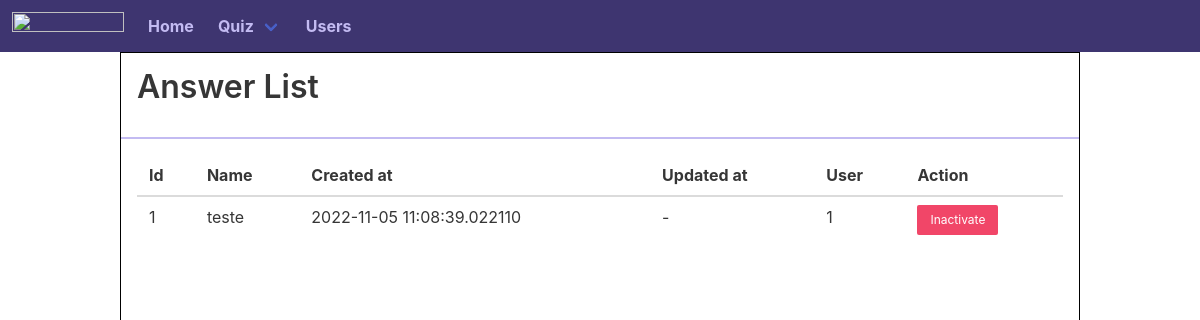
Page /quiz/answer-list on the earlier database version.
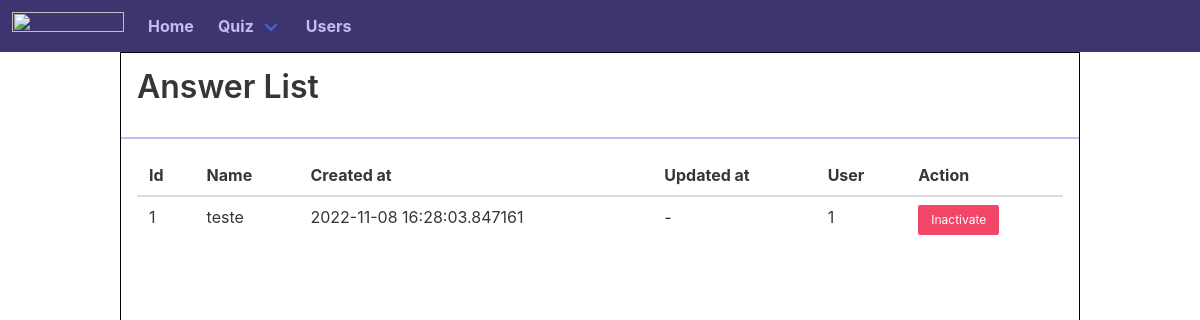
Same page on the later database version.
### app/models/quiz.py (models this page shows, shortened)
class Quiz(db.Model, SerializerMixin):
    __tablename__ = 'quiz'
    id = db.Column(db.Integer, primary_key=True)
    name = db.Column(db.String(100), nullable=False)
    content = db.Column(db.Text, nullable=False)
    active = db.Column(db.Boolean, nullable=False)
    created_at = db.Column(db.DateTime, nullable=False)
    updated_at = db.Column(db.DateTime, nullable=True)
    user_id = db.Column(db.Integer, db.ForeignKey("user.id"))
    answer = db.relationship("Answer")

### app/quiz/controller.py (the view)
@quiz_controller.route('/answer-list', methods=['GET', 'POST'])
def answer_list_quiz():
    quizzes = Quiz.query.filter_by(active=True).all()
    return render_template("answer-list-quiz.html", quizzes=quizzes)

### app/__init__.py (called while the page is built)
def render_login_button():
    return True if session.get('email') else False

def check_route(route):
    response = False
    routes = ['/data', '/user/create']
    if route[-1] == '/':
        route = route[:-1]
    for i in routes:
        if i == route:
            response = True
    return response

### app/templates/answer-list-quiz.html
{% extends 'content.html' %}
{% block content %}
<div class="all-width content">
  <div class="header-with-button">
    <h1>Answer List</h1>
  </div>
  <div class="list-body">
    <table class="table is-striped">
      <thead>
        <tr>
          <th>Id</th>
          <th>Name</th>
          <th>Created at</th>
          <th>Updated at</th>
          <th>User</th>
          <th>Action</th>
        </tr>
      </thead>
      <tbody>
        {% for quiz in quizzes %}
        <tr>
          <td>{{ quiz.id }}</td>
          <td>{{ quiz.name }}</td>
          <td>{{ quiz.created_at }}</td>
          <td>
            {% if quiz.updated_at %}
            {{ quiz.updated_at }}
            {% else %}
            -
            {% endif %}
          </td>
          <td>{{ quiz.user_id }}</td>
          <td>
            {% if quiz.active %}
            <button class="button is-small is-danger" onclick="changeVal('{{ quiz.id }}');">Inactivate</button>
            {% else %}
            <a href="/quiz/results">
              <button class="button is-small">View</button>
            </a>
            {% endif %}
          </td>
        </tr>
        {% endfor %}
      </tbody>
    </table>
  </div>
</div>
{% endblock %}

Differences in the rows shown:
changed Quiz "teste": created_at "2022-11-05 11:08:39.022110" → "2022-11-08 16:28:03.847161"
